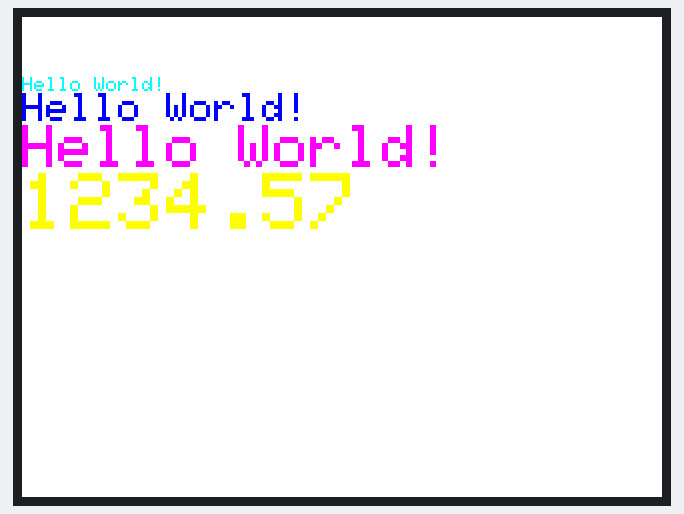
Bench run of a sketch on a simulated ESP32. On the bench: 320×240 colour display.

Above: at 0.4 s.
At 7.3 s:
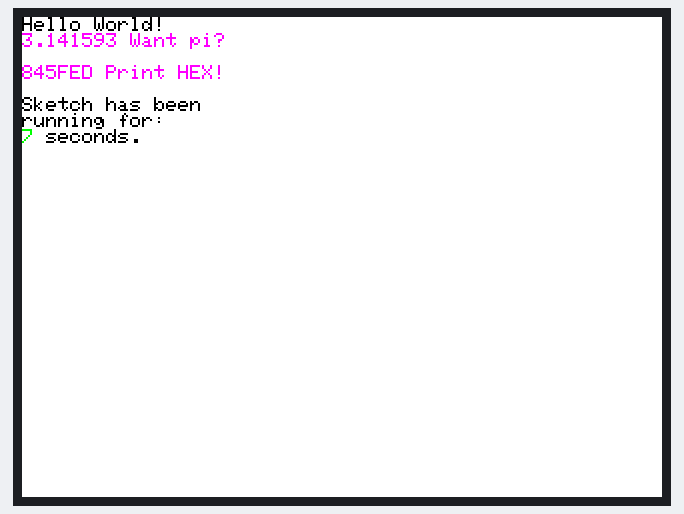
At 9.9 s:
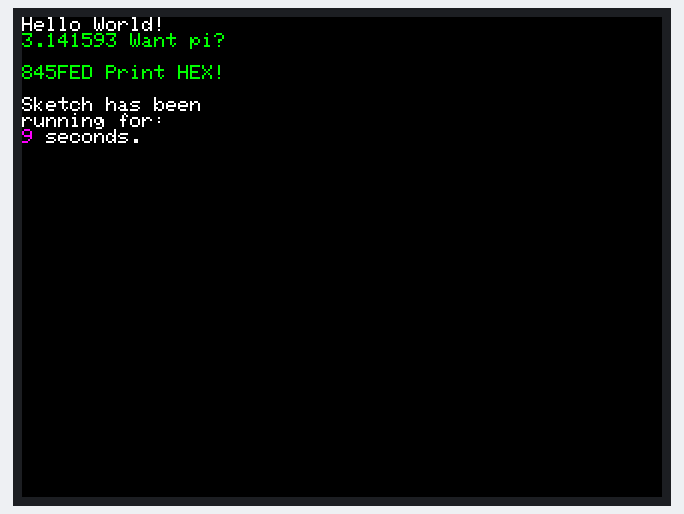
At 17.9 s:
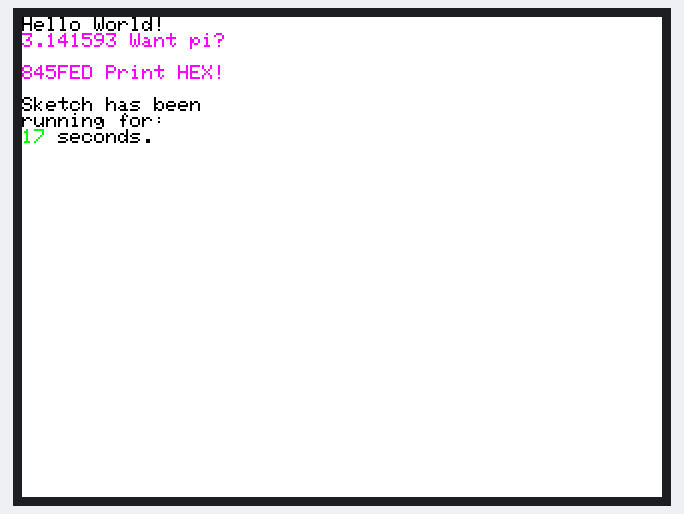
At 25.9 s:
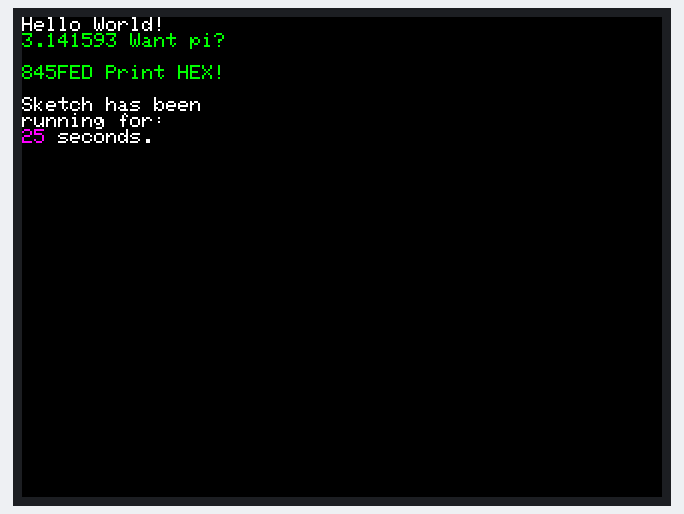
At 35.0 s:
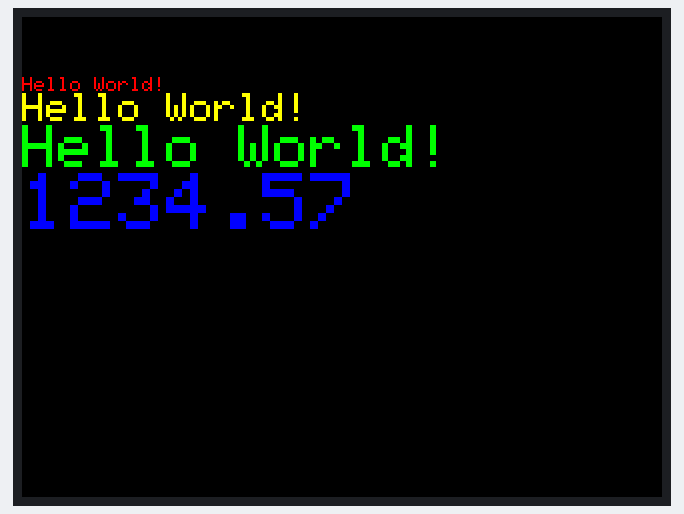

Measured:
- what the display in image 1 shows lasts 1.1 s, from 7.2 s to 8.3 s
- what the display in image 5 shows lasts 1.6 s, from 34.9 s to 36.5 s

The sketch:

st7789test.ino
```cpp
//#include <Adafruit_GFX.h>
#include <Adafruit_ST7789.h> // Hardware-specific library for ST7789
#include <SPI.h>             // Arduino SPI library

// VCC 1 Display - board 3V3 pin
// GND any gnd pin
// Cathode GND 10 Display pin
// RST pin 4
// RS/DC 5 Display pin
// CS 3 Display pin
// SCL 6 Display
// SDA 7 Display
// Cathode 10 pin to GND
// Anode 9 pin to Vin


#define TFT_MOSI 23  // SDA Pin on ESP32
#define TFT_SCLK 18  // SCL Pin on ESP32
#define TFT_CS   15  // Chip select control pin
#define TFT_DC    2  // Data Command control pin
#define TFT_RST   4  // Reset pin (could connect to RST pin)


// Initialize Adafruit ST7789 TFT library
Adafruit_ST7789 tft = Adafruit_ST7789(TFT_CS, TFT_DC, TFT_RST);

float p = 3.1415926;

void tftPrintTest() {
  tft.setTextWrap(false);
  tft.fillScreen(ST77XX_BLACK);
  tft.setCursor(0, 30);
  tft.setTextColor(ST77XX_RED);
  tft.setTextSize(1);
  tft.println("Hello World!");
  tft.setTextColor(ST77XX_YELLOW);
  tft.setTextSize(2);
  tft.println("Hello World!");
  tft.setTextColor(ST77XX_GREEN);
  tft.setTextSize(3);
  tft.println("Hello World!");
  tft.setTextColor(ST77XX_BLUE);
  tft.setTextSize(4);
  tft.print(1234.567);
  delay(1500);
  tft.setCursor(0, 0);
  tft.fillScreen(ST77XX_BLACK);
  tft.setTextColor(ST77XX_WHITE);
  tft.setTextSize(0);
  tft.println("Hello World!");
  tft.setTextSize(1);
  tft.setTextColor(ST77XX_GREEN);
  tft.print(p, 6);
  tft.println(" Want pi?");
  tft.println(" ");
  tft.print(8675309, HEX); // print 8,675,309 out in HEX!
  tft.println(" Print HEX!");
  tft.println(" ");
  tft.setTextColor(ST77XX_WHITE);
  tft.println("Sketch has been");
  tft.println("running for: ");
  tft.setTextColor(ST77XX_MAGENTA);
  tft.print(millis() / 1000);
  tft.setTextColor(ST77XX_WHITE);
  tft.print(" seconds.");
}

void setup(void) {
  Serial.begin(115200);

  tft.init(240, 320, SPI_MODE2);    // Init ST7789 display 135x240 pixel
  tft.setRotation(3);
  tft.fillScreen(ST77XX_BLACK);
}

void loop() {
  tft.invertDisplay(true);
  tftPrintTest();
  delay(1000);
  tft.invertDisplay(false);
  tftPrintTest();
  delay(1000);
}
```
